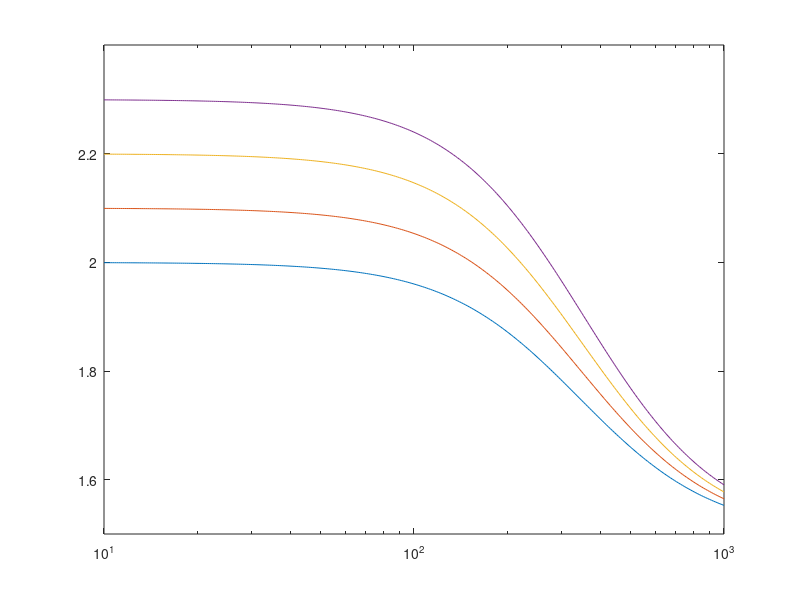

The MATLAB script that drew this image: (Note: this script raises an error after producing the figure.)
%
%   This program computes the small-signal impedance of 
%   a Si-based pn-junction diode
% 
%   Copyright (c) 1999 by P.Bretchko and R.Ludwig
%   "RF Circuit Design: Theory and Practice"
%

close all; % close all opened graphs
clear all; % clear all variables
figure;    % open new graph

% define problem parameters
TT=500e-12; % transit time
T0=300;     % temperature
Is0=5e-15;  % reverse saturation current at 300K
Rs=1.5;     % series resistance
nn=1.16;    % emission coefficient

% parameters needed to describe temperature behavior of 
% the band-gap energy in Si
alpha=7.02e-4; 
beta=1108;
Wg0=1.16;
pt=3;

% quiescent current
Iq=50e-3;

% frequency range 10MHz to 1GHz
f_min=10e6;  % lower limit
f_max=1e9;   % upper limit
N=300;       % number of points in the graph
f=f_min*((f_max/f_min).^((0:N)/N)); % compute frequency points on log scale

% temperatures for which analysis will be performed
T_points=[250 300 350 400];

% define physical constants
q=1.60218e-19; % electron charge
k=1.38066e-23; % Boltzmann's constant

colormap(lines);
color_map=colormap;
colormap('default');
legend_string=' ';

for n=1:length(T_points) 
   T=T_points(n);
   s=sprintf('T=%.f\n',T);
   Vt=k*T/q;
   
   Wg=Wg0-alpha*T^2/(beta+T);
   s=sprintf('%s   Wg(T)=%f\n',s,Wg);
   
   Is=Is0*(T/T0)^(pt/nn)*exp(-Wg/Vt*(1-T/T0));
   s=sprintf('%s   Is(T)=%e\n',s,Is);
   
   Vq=nn*Vt*log(1+Iq/Is);
   s=sprintf('%s   Vq(T)=%f\n',s,Vq);
   
   Rd=nn*Vt/Iq;
   s=sprintf('%s   Rd(T)=%f\n',s,Rd);
   
   Cd=Is*TT/nn/Vt*exp(Vq/nn/Vt);
   s=sprintf('%s   Cd(T)=%fpF\n',s,Cd/1e-12)
   
   Zc=1./(j*2*pi*f*Cd);
   
   Zin=Rs+Rd*Zc./(Rd+Zc);
   
   legend_string=strcat(legend_string,strcat(sprintf('T=%d',T),'{\circ}K')');
   semilogx(f/1e6,abs(Zin),'color',color_map(n,:));
   hold on;
end;   

axis([10 1000 1.5 2.4]);
legend(legend_string',1);
title('Frequency behavior of small-signal diode model');
xlabel('Frequency {\itf}, MHz');
ylabel('Impedance |Z|, \Omega');

%print -deps 'fig7_3.eps'
